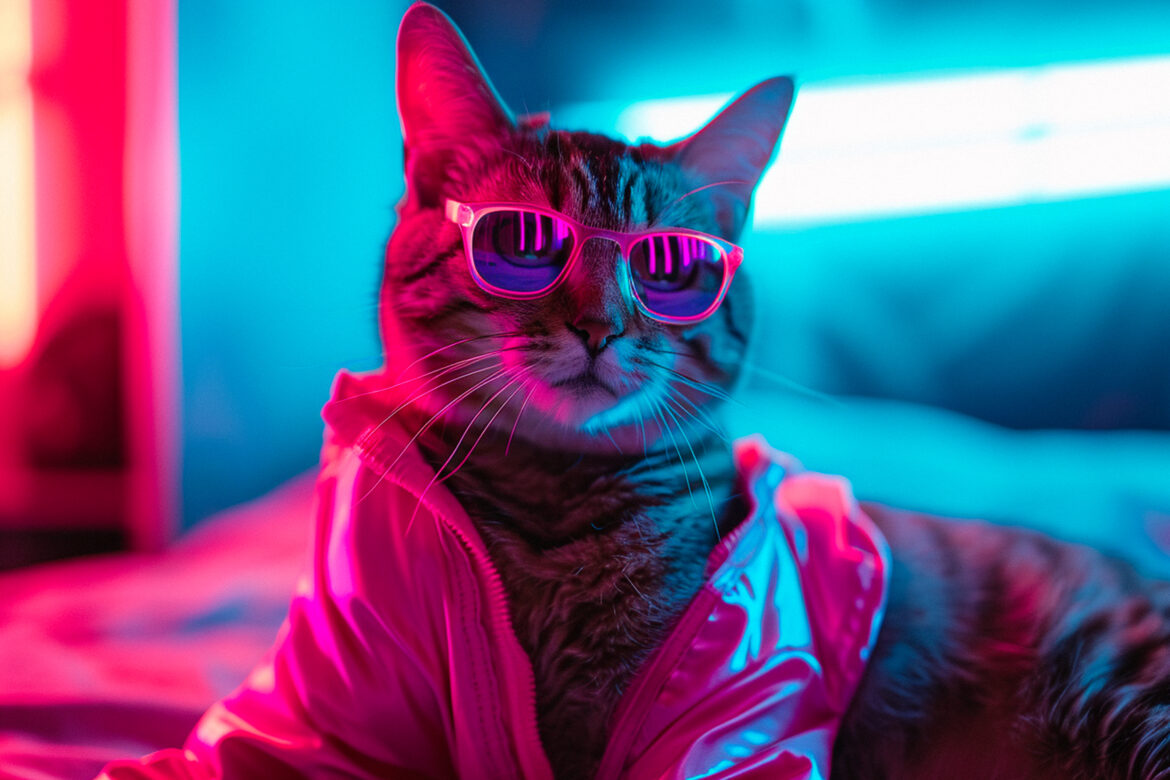
#> input picture cat.jpg, 1170 x 780 px
$ jupyter execute chap131.ipynb
#> lines starting #> are read from the running program, lines starting #| are printed output that depends on the picture; after the words box and inside, x2 and y2 are one past the last pixel; in counts of white or black regions, pixels touching at a corner belong together
#Accessing and Modifying pixel values

[cell 1]
import cv2
import numpy as np
from matplotlib import pyplot as plt

[cell 2]
img = cv2.imread('cat.jpg')
#> img is the input picture: shape (780, 1170, 3); mean B, G, R 138.2, 92.9, 95.9

[cell 3]
plt_img = cv2.cvtColor(img, cv2.COLOR_BGR2RGB)
plt.imshow(plt_img, interpolation = 'bicubic')
plt.xticks([]), plt.yticks([]) # to hide tick values on X and Y axis
plt.show()

[cell 4]
img.shape
#> Out = (780, 1170, 3)

[cell 5]
img[100,100]
#> Out = [78, 0, 255]

[cell 6]
img[100,100] = [0,0,0]
#> img: shape (780, 1170, 3); under 0.01% of pixels changed, all inside (x1, y1, x2, y2) = (100, 100, 101, 101)

[cell 7]
img[100,100]
#> Out = [0, 0, 0]

[cell 8]
img[:10, :10]

[cell 9]
img[:100, :100,0] = [0]

[cell 10]
img[180:300,400:750, 0] = 255

[cell 11]
plt.imshow(img)
plt.xticks([]), plt.yticks([])

[cell 12]
px = img[100,100]
#> px = [0, 0, 0]

[cell 13]
print (px)
#| [0 0 0]

[cell 14]
blue = img[100,100,0]
#> blue = 0

[cell 15]
print (blue)
#| 0

[cell 16]
img[100,100] = [255,255,255]
#> img: shape (780, 1170, 3); mean B, G, R 144.1, 92.9, 95.9

[cell 17]
print (img[100,100])
#| [255 255 255]

[cell 18]
img.item(10,10,2)
#> Out = 254

[cell 19]
img.itemset((10,10,2),100)
#> img: shape (780, 1170, 3); mean B, G, R 144.1, 92.9, 95.9
img.item(10,10,2)
#> Out = 100

[cell 20]
print (img.shape)
#| (780, 1170, 3)

[cell 21]
print (img.size)
#| 2737800

[cell 22]
print(img.dtype)
#| uint8

[cell 23]
ball = img[280:340, 330:390]
img[273:333, 100:160] = ball
#> img: shape (780, 1170, 3); mean B, G, R 144.5, 93.5, 95.2

[cell 24]
b,g,r = cv2.split(img)
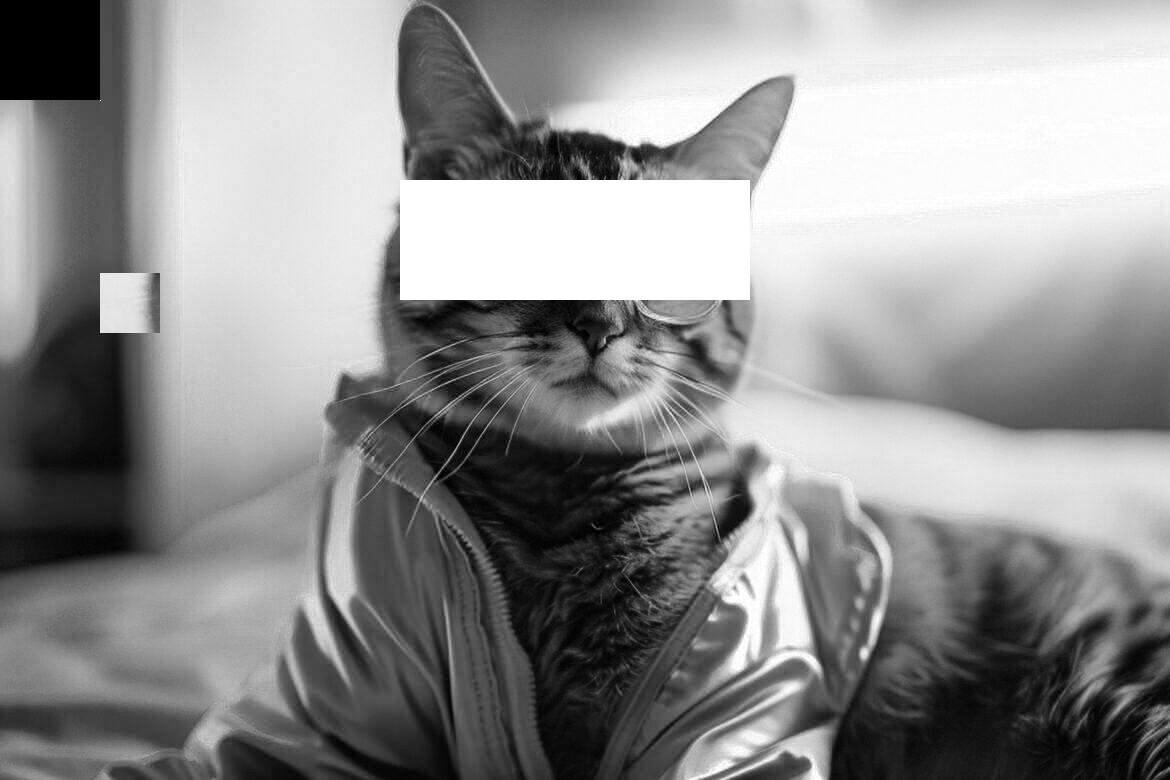
#> b: shape (780, 1170); min 0, max 255, mean 144.5
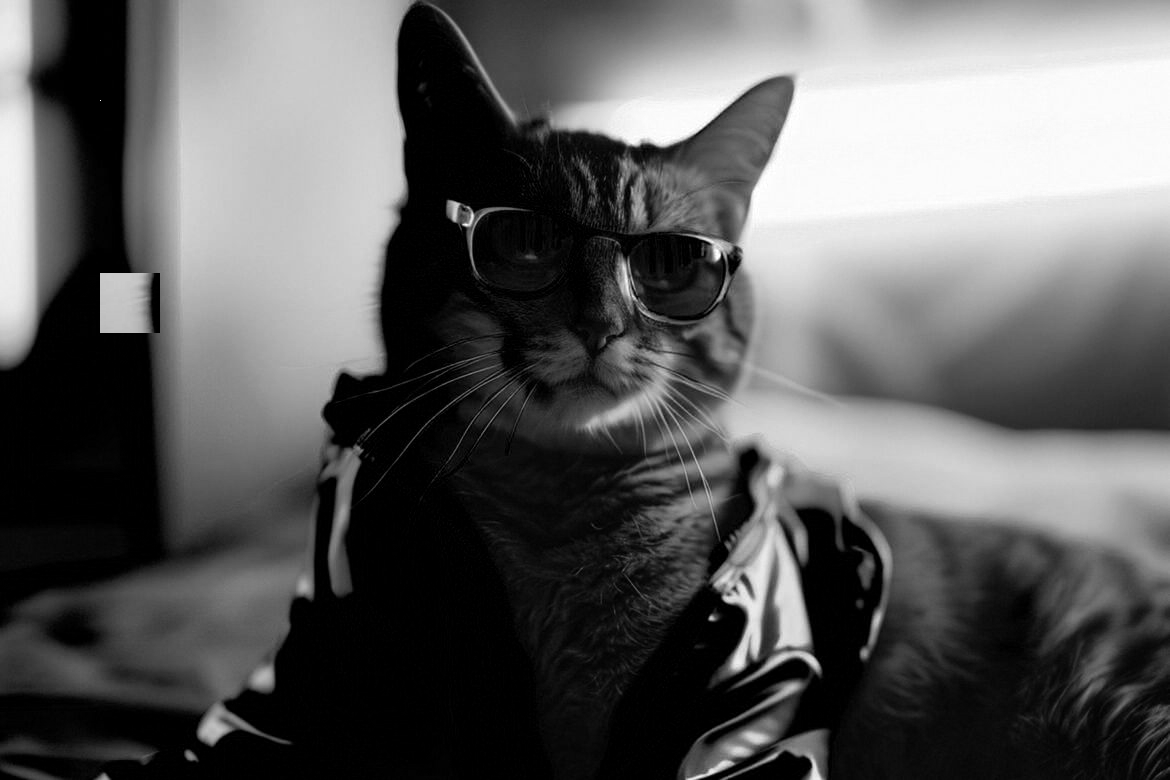
#> g: shape (780, 1170); min 0, max 255, mean 93.5
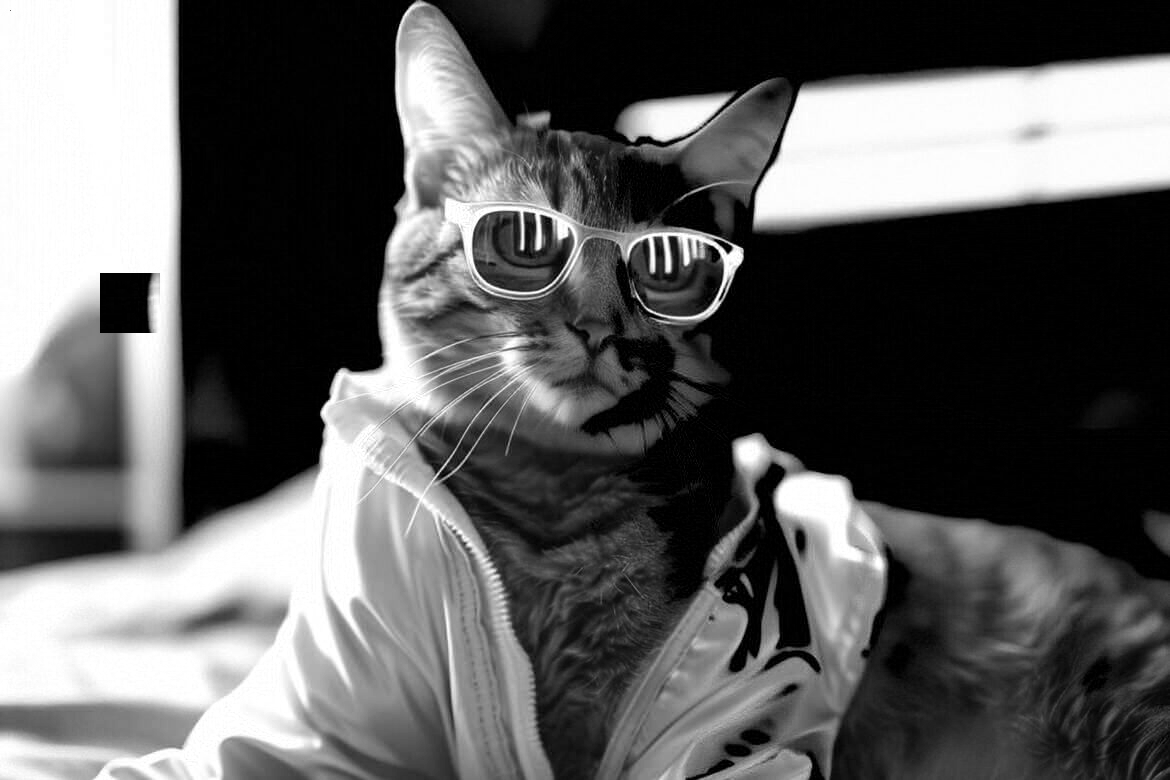
#> r: shape (780, 1170); min 0, max 255, mean 95.2
img = cv2.merge((b,g,r))

[cell 25]
img[:,:,2] = 0
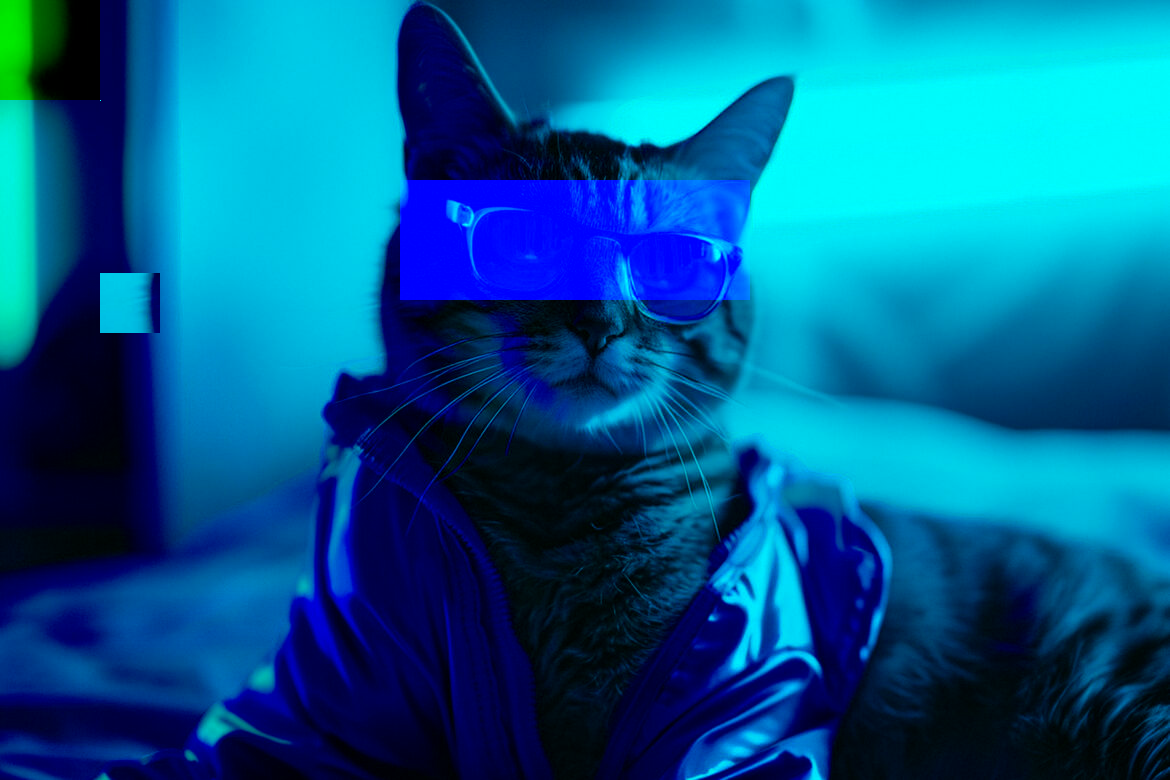
#> img: shape (780, 1170, 3); mean B, G, R 144.5, 93.5, 0

$ run again, with beach-clouds-daytime-994605.jpg copied over cat.jpg
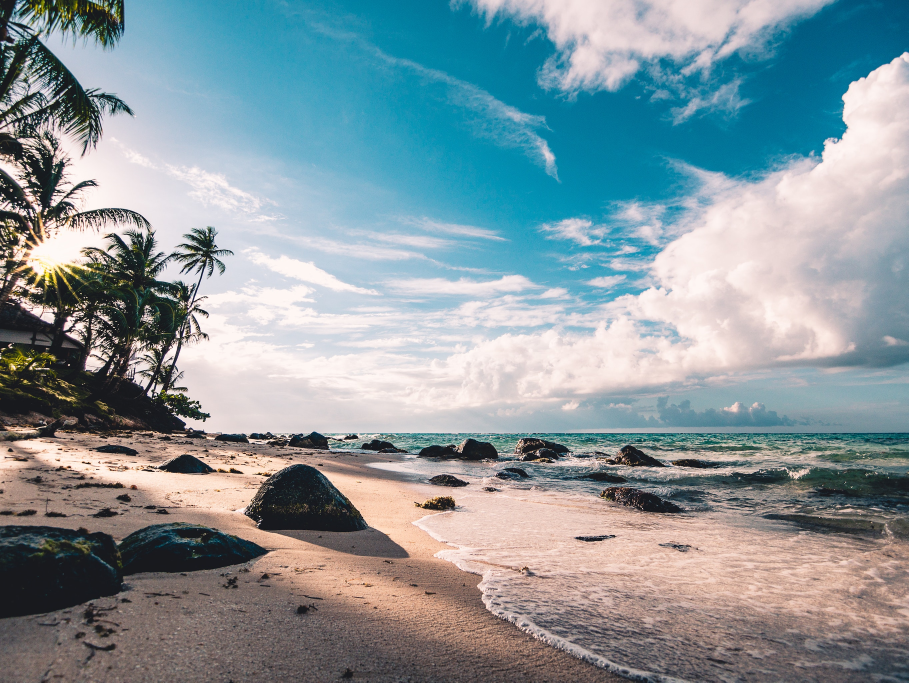
#> input picture beach-clouds-daytime-994605.jpg, 2726 x 2047 px (shown at 1/3 size)
#> img is the input picture: shape (2047, 2726, 3); mean B, G, R 156.5, 151.1, 135.9
#> `img[100,100]`: Out = [152, 159, 146]
#> `img[100,100]`: Out = [0, 0, 0]
#| [0 0 0]
#> blue = 0
#| 0
#| [255 255 255]
#> `img.item(10,10,2)`: Out = 23
#> `img.item(10,10,2)`: Out = 100
#| (2047, 2726, 3)
#| 16740366
#| uint8
#> `b,g,r = cv2.split(img)`:
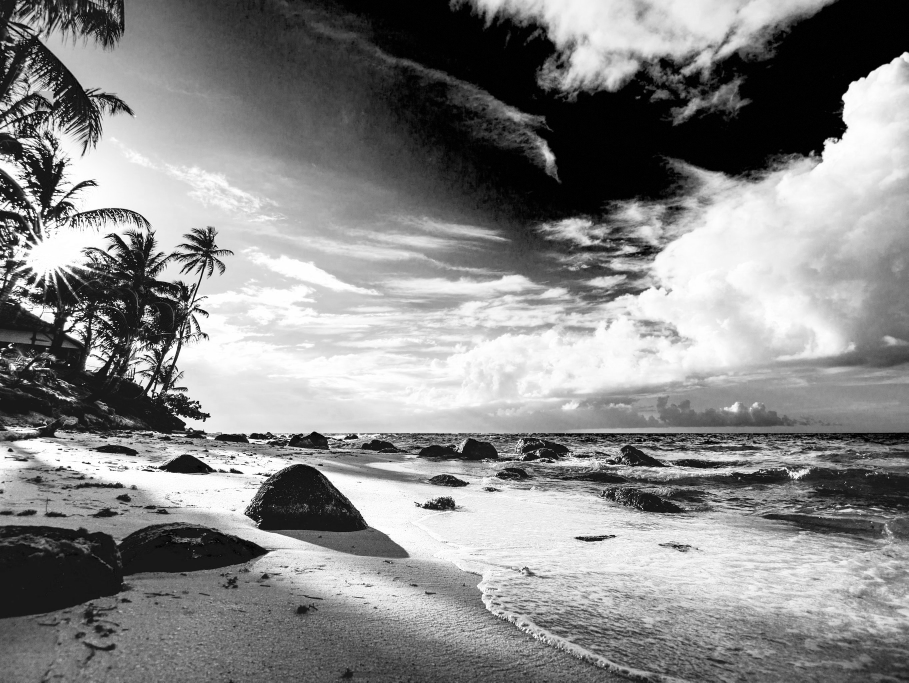
#> r: shape (2047, 2726) (shown at 1/3 size); min 0, max 255, mean 135.9
#> `img[:,:,2] = 0`:
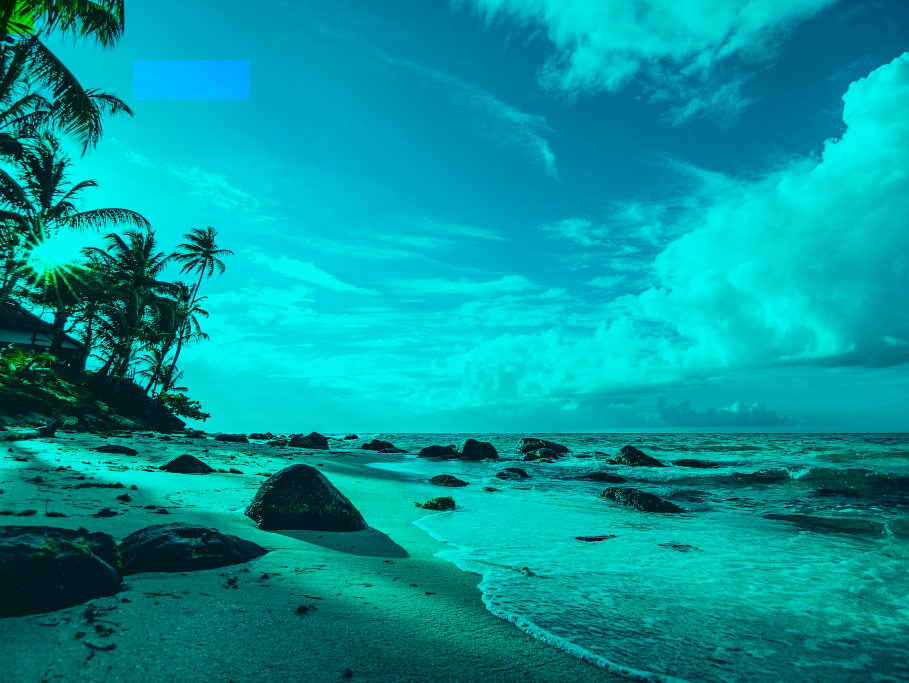
#> img: shape (2047, 2726, 3) (shown at 1/3 size); mean B, G, R 156.7, 151.1, 0
